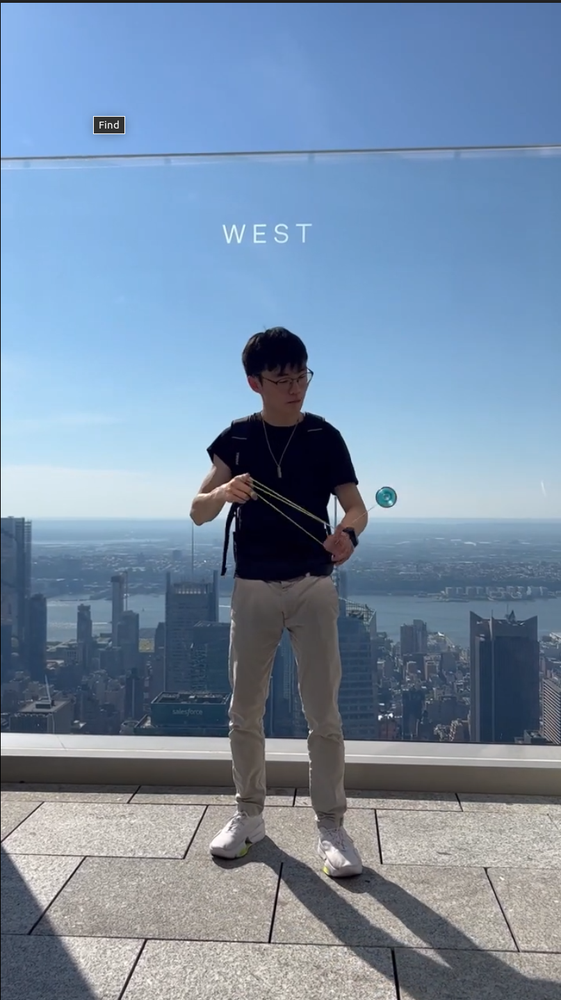
#> input picture colour-threshold/yoyoing.png, 561 x 1000 px, shrunk from 807 x 1439 before the run
$ python colour_threshold.py
#> lines starting #> are read from the running program, lines starting #| are printed output that depends on the picture; after the words box and inside, x2 and y2 are one past the last pixel; in counts of white or black regions, pixels touching at a corner belong together
import cv2
import numpy as np

# Load input image
img = cv2.imread('yoyoing.png')
#> img is the input picture: shape (1000, 561, 3); mean B, G, R 165.5, 141.2, 120.1

# Convert to HSV color space
hsv_img = cv2.cvtColor(img, cv2.COLOR_BGR2HSV)
#> hsv_img: shape (1000, 561, 3); mean H, S, V 87.5, 79, 168.2

# Define range of yellow color in HSV
lower_yellow = np.array([10, 0, 0])
upper_yellow = np.array([180, 255, 255])

# Threshold the HSV image to get only yellow colors
mask = cv2.inRange(hsv_img, lower_yellow, upper_yellow)
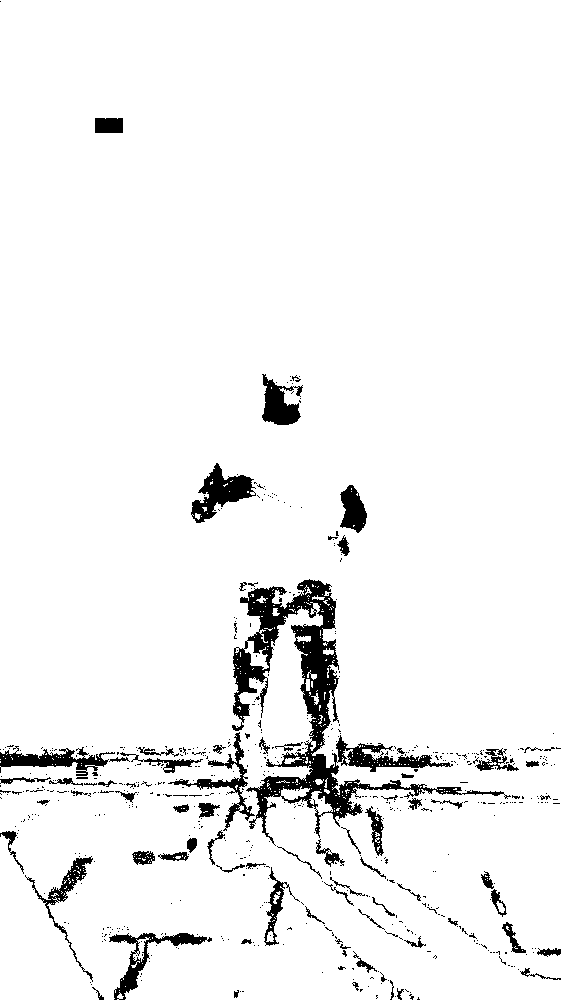
#> mask: shape (1000, 561); 94.8% white; 609 black regions (535 under 20 px), largest, box (x1, y1, x2, y2) and area: (232, 579, 511, 846) 12262, (191, 463, 256, 523) 1637, (0, 746, 115, 776) 1373

# Apply morphology operations to clean up the binary mask
kernel = np.ones((5,5), np.uint8)
mask = cv2.morphologyEx(mask, cv2.MORPH_OPEN, kernel)
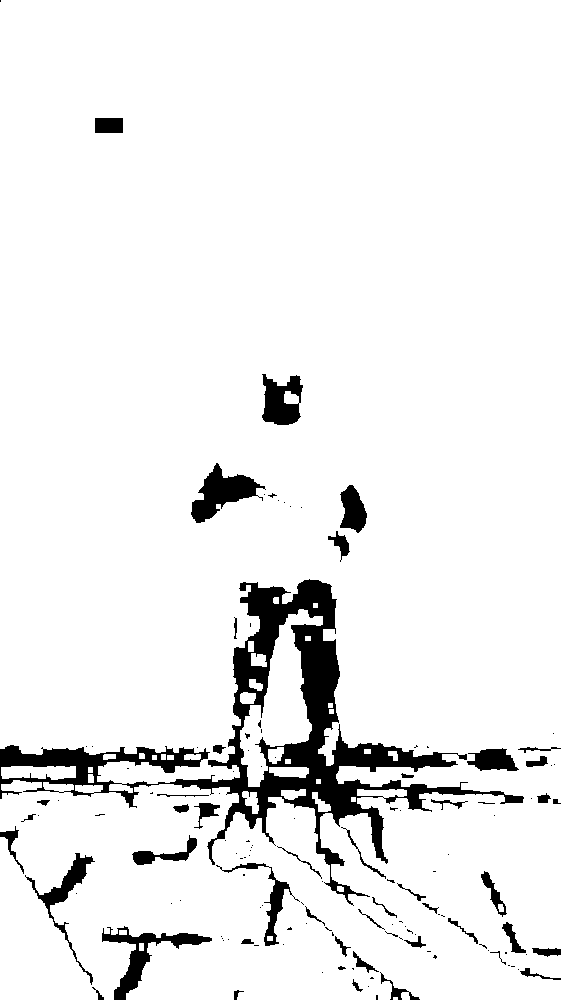
#> mask: shape (1000, 561); 93.2% white; 135 black regions (88 under 20 px), largest, box (x1, y1, x2, y2) and area: (0, 579, 524, 906) 23867, (191, 463, 266, 523) 1889, (102, 926, 212, 1000) 1832
mask = cv2.morphologyEx(mask, cv2.MORPH_CLOSE, kernel)
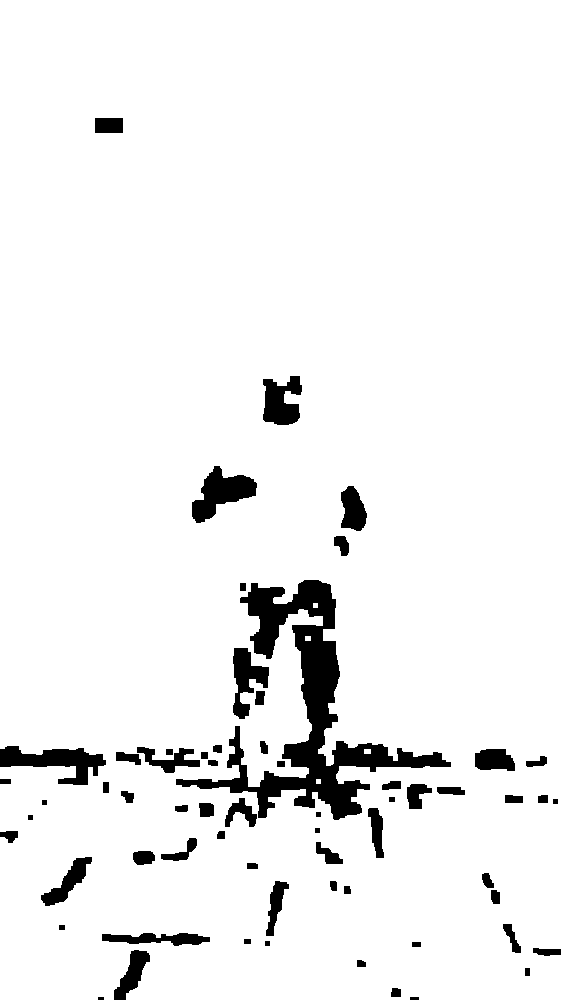
#> mask: shape (1000, 561); 94.3% white; 63 black regions (1 under 20 px), largest, box (x1, y1, x2, y2) and area: (176, 580, 451, 820) 13984, (0, 746, 106, 785) 2003, (192, 466, 257, 523) 1813

# Apply the mask to the input image
output = cv2.bitwise_and(img, img, mask=mask)
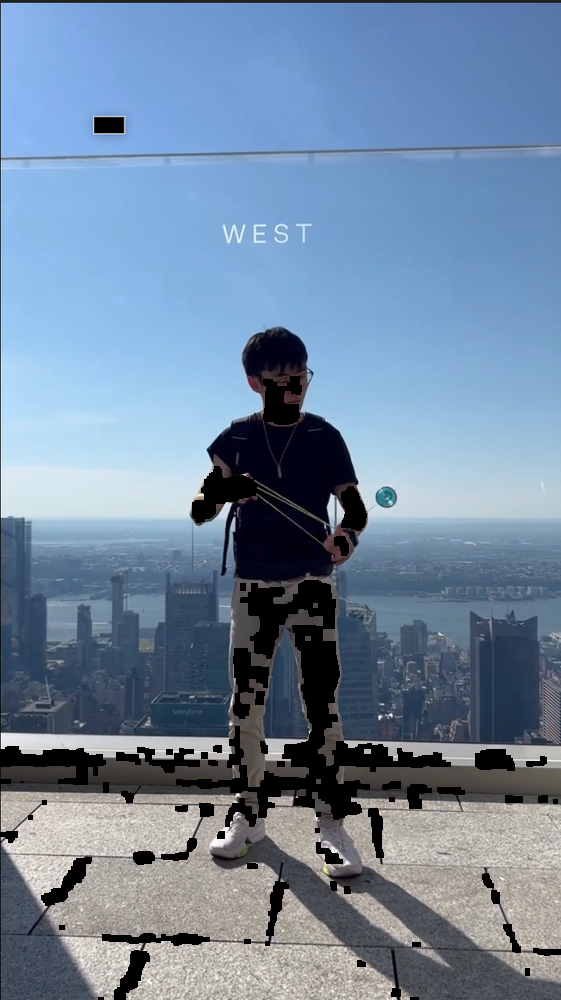
#> output: shape (1000, 561, 3); mean B, G, R 159.5, 135.1, 113.6

# Display the output image
cv2.imshow('Output', output)
cv2.waitKey(0)
cv2.destroyAllWindows()
